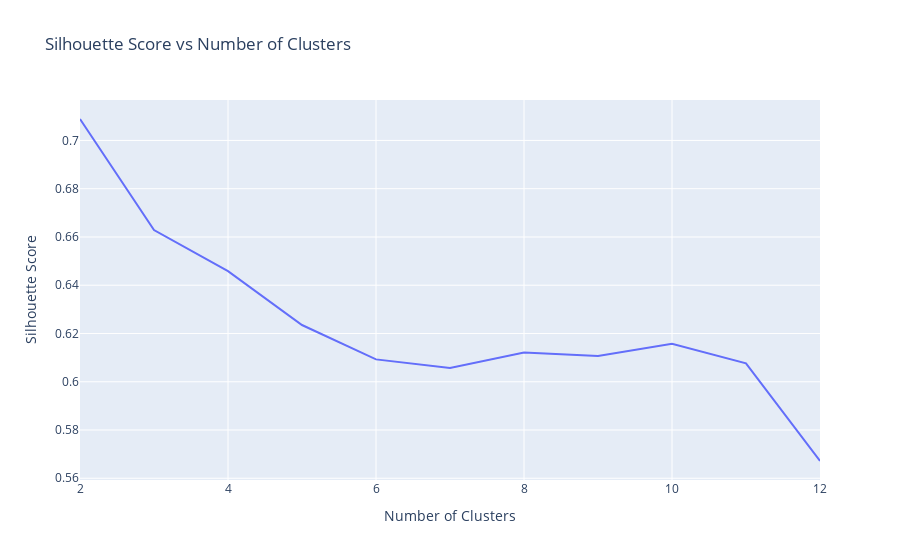

The code cell stored with this chart in its notebook:
### Code cell
# Create a line plot of `silhouette_scores` vs `n_clusters`
fig = px.line(
    x=n_clusters, 
    y=silhouette_scores, 
    title= "Silhouette Score vs Number of Clusters"
)
fig.update_layout(
    xaxis_title="Number of Clusters", yaxis_title="Silhouette Score")

fig.show()

### Figure 1 — Plotly figure (JSON) as saved in the notebook; plotly's stock layout.template omitted (floating-point values rounded to 4 significant figures)
{"data": [{"hovertemplate": "x=%{x}<br>y=%{y}<extra></extra>", "legendgroup": "", "line": {"color": "#636efa", "dash": "solid"}, "marker": {"symbol": "circle"}, "mode": "lines", "name": "", "orientation": "v", "showlegend": false, "type": "scatter", "x": [2, 3, 4, 5, 6, 7, 8, 9, 10, 11, 12], "xaxis": "x", "y": [0.7089, 0.6629, 0.6458, 0.6235, 0.6093, 0.6057, 0.6121, 0.6107, 0.6157, 0.6076, 0.5672], "yaxis": "y"}], "layout": {"legend": {"tracegroupgap": 0}, "title": {"text": "Silhouette Score vs Number of Clusters"}, "xaxis": {"anchor": "y", "domain": [0, 1], "title": {"text": "Number of Clusters"}}, "yaxis": {"anchor": "x", "domain": [0, 1], "title": {"text": "Silhouette Score"}}}}
